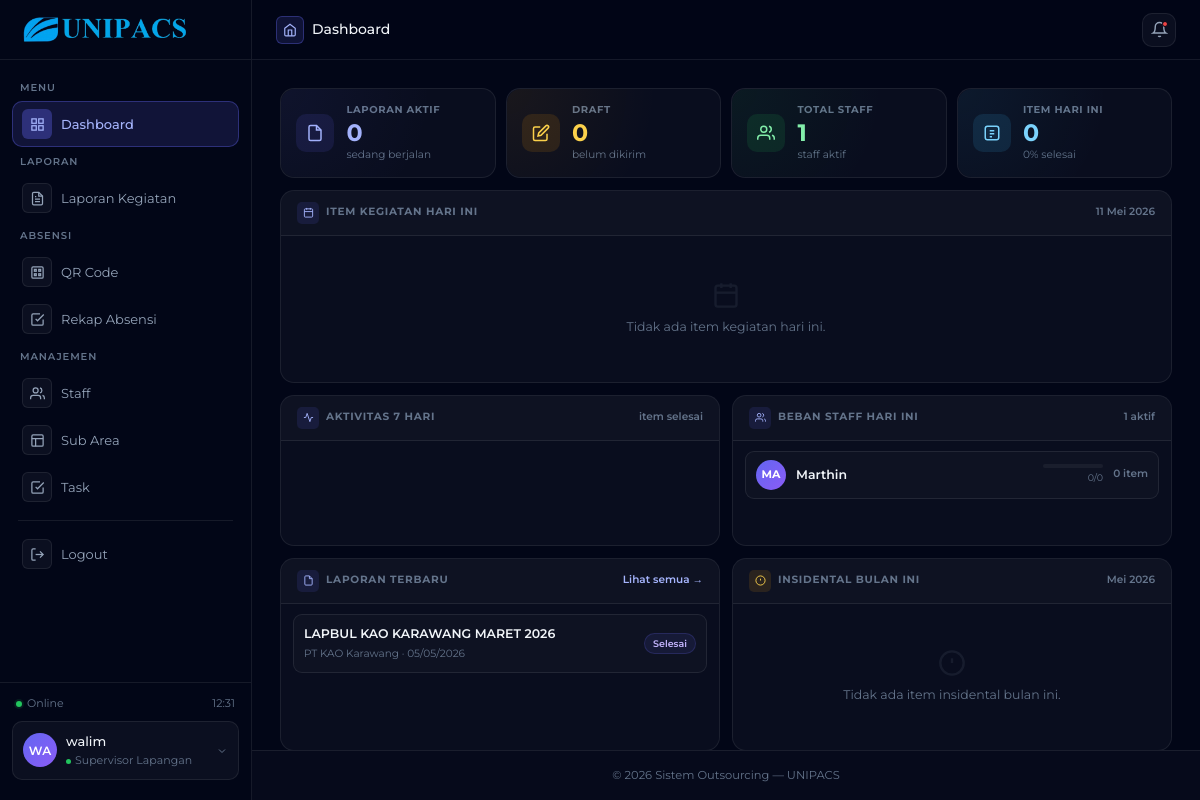
The app's page /supervisor/ (signed in), older data.
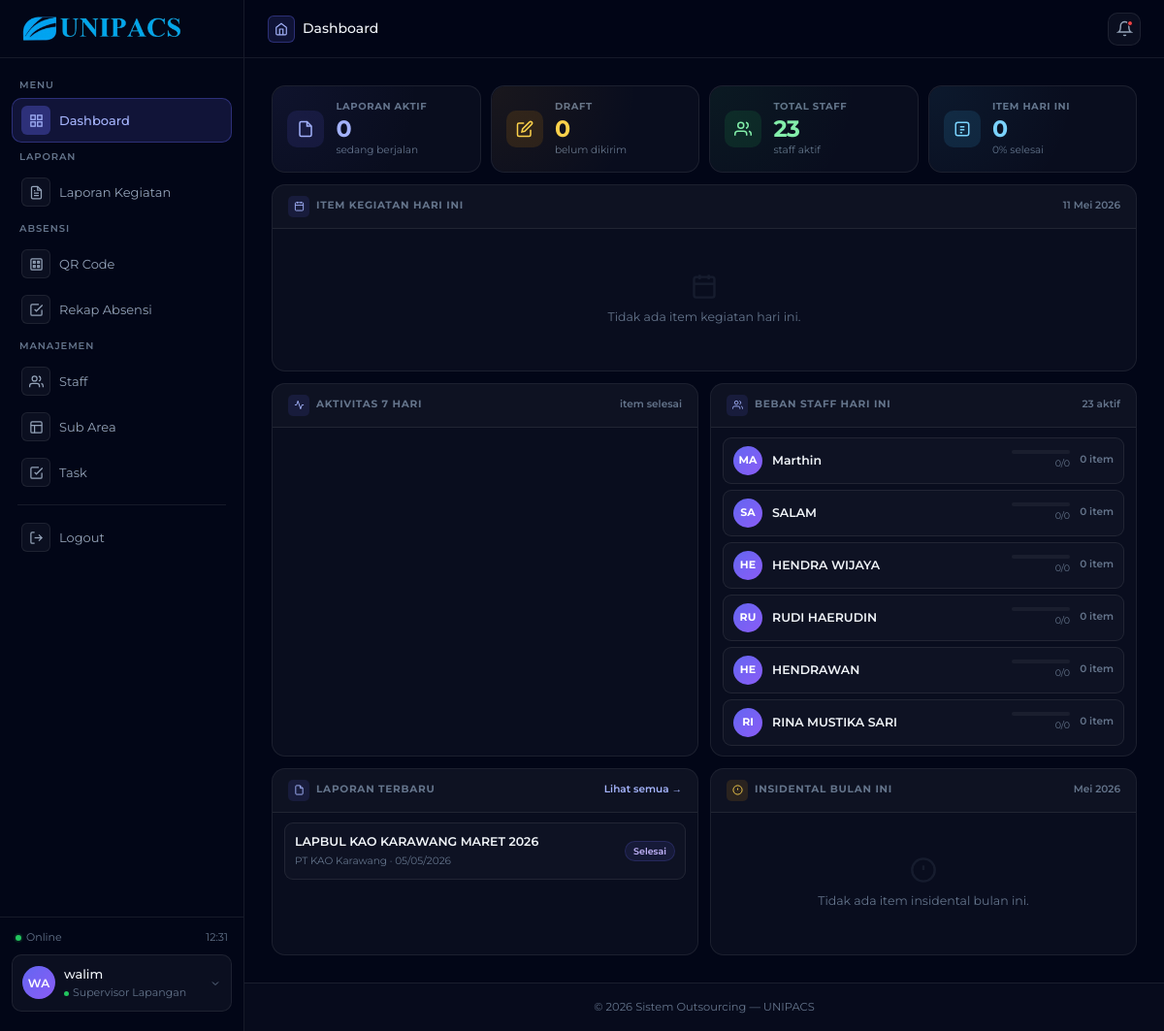
The same page, newer data.
### outsourcing/models.py (models this page shows, shortened)
class User(AbstractUser):
    role = models.CharField(
        max_length=30,
        choices=RoleChoices.choices,
        default=RoleChoices.STAFF,
    )
    nama_lengkap = models.CharField(max_length=150, blank=True)
    jenis_kelamin = models.CharField(
        max_length=1,
        choices=GenderChoices.choices,
        blank=True,
        null=True,
    )
    nik = models.CharField(
        max_length=20,
        blank=True,
        null=True,
        unique=True,
        help_text='NIK / ID Karyawan (contoh: 202403157)',
    )
    telepon      = models.CharField(
        max_length=20,
        blank=True,
        validators=[telepon_validator],
    )
    foto_profil  = models.ImageField(
        upload_to='foto_profil/',
        blank=True,
        null=True,
    )
    dibuat_pada  = models.DateTimeField(auto_now_add=True)
    diubah_pada  = models.DateTimeField(auto_now=True)
    class Meta:
        verbose_name        = 'Pengguna'
        verbose_name_plural = 'Pengguna'
        ordering            = ['nama_lengkap']

class LaporanKegiatan(models.Model):
    perusahaan    = models.ForeignKey(
        Perusahaan,
        on_delete=models.CASCADE,
        related_name='laporan_kegiatan',
    )
    jenis_jasa    = models.ForeignKey(
        JenisJasa,
        on_delete=models.CASCADE,
        related_name='laporan_kegiatan',
    )
    area          = models.ForeignKey(
        AreaKerja,
        on_delete=models.CASCADE,
        related_name='laporan_kegiatan',
    )
    supervisor    = models.ForeignKey(
        User,
        on_delete=models.CASCADE,
        related_name='laporan_yang_dibuat',
        limit_choices_to={'role': RoleChoices.SUPERVISOR},
    )
    nama_laporan    = models.CharField(max_length=200)
    tanggal_laporan = models.DateField()
    status          = models.CharField(
        max_length=20,
        choices=StatusLaporan.choices,
        default=StatusLaporan.DRAFT,
    )
    catatan         = models.TextField(blank=True)
    dibuat_pada     = models.DateTimeField(auto_now_add=True)
    diubah_pada     = models.DateTimeField(auto_now=True)
    objects = models.Manager()
    class Meta:
        verbose_name        = 'Laporan Kegiatan'
        verbose_name_plural = 'Laporan Kegiatan'
        ordering            = ['-tanggal_laporan', 'perusahaan']
        indexes             = [
            models.Index(fields=['status'], name='idx_laporan_status'),
            models.Index(fields=['perusahaan', 'tanggal_laporan'], name='idx_laporan_perusahaan_tgl'),
            models.Index(fields=['supervisor', 'status'], name='idx_laporan_supervisor_status'),
        ]

class Perusahaan(models.Model):
    nama_perusahaan = models.CharField(max_length=200)
    alamat          = models.TextField()
    telepon         = models.CharField(max_length=20, blank=True)
    email           = models.EmailField(blank=True)
    jenis_jasa      = models.ManyToManyField(
        JenisJasa,
        related_name='perusahaan',
        blank=True,
    )
    customer        = models.OneToOneField(
        User,
        on_delete=models.SET_NULL,
        null=True,
        blank=True,
        related_name='perusahaan_customer',
        limit_choices_to={'role': RoleChoices.CUSTOMER},
    )
    foto_perusahaan  = models.ImageField(
        upload_to='foto_perusahaan/',
        blank=True,
        null=True,
    )
    is_active    = models.BooleanField(default=True)
    dibuat_pada = models.DateTimeField(auto_now_add=True)
    diubah_pada = models.DateTimeField(auto_now=True)
    objects = models.Manager()
    aktif   = AktifManager()
    class Meta:
        verbose_name        = 'Perusahaan'
        verbose_name_plural = 'Perusahaan'
        ordering            = ['nama_perusahaan']

### outsourcing/views/supervisor/dashboard.py (the view)
@supervisor_required
def dashboard_view(request):
    user  = request.user
    today = timezone.now().date()
    laporan_aktif  = LaporanKegiatan.objects.filter(supervisor=user, status='aktif').count()
    laporan_draft  = LaporanKegiatan.objects.filter(supervisor=user, status='draft').count()
    laporan_selesai = LaporanKegiatan.objects.filter(supervisor=user, status='selesai').count()
    total_staff = StaffSupervisor.objects.filter(
        supervisor=user, is_active=True
    ).count()
    item_hari_ini = (
        ItemKegiatan.objects
        .filter(laporan__supervisor=user, tanggal=today)
        .select_related('laporan', 'sub_area')
        .prefetch_related('staff')
        .order_by('jam_mulai')
    )
    total_item_hari_ini  = item_hari_ini.count()
    item_terjadwal_count = item_hari_ini.filter(status='terjadwal').count()
    item_progress_count  = item_hari_ini.filter(status='on_progress').count()
    item_selesai_count   = item_hari_ini.filter(status='selesai').count()
    pct_selesai = (
        round(item_selesai_count / total_item_hari_ini * 100)
        if total_item_hari_ini else 0
    )
    item_pending = item_hari_ini.exclude(status='selesai')
    from datetime import timedelta
    week_data = []
    for i in range(6, -1, -1):
        day = today - timedelta(days=i)
        selesai = ItemKegiatan.objects.filter(
            laporan__supervisor=user,
            tanggal=day,
            status='selesai'
        ).count()
        total_day = ItemKegiatan.objects.filter(
            laporan__supervisor=user,
            tanggal=day
        ).count()
        week_data.append({
            'label': day.strftime('%a'),
            'date' : day.strftime('%d/%m'),
            'selesai': selesai,
            'total'  : total_day,
        })
        staff_ids = StaffSupervisor.objects.filter(
            supervisor=user,
            is_active=True
        ).values_list('staff_id', flat=True)
        from outsourcing.models import User as AppUser
        staff_list = (
            AppUser.objects
            .filter(id__in=staff_ids)
            .annotate(
                item_hari_ini_count=Count(
                    'item_kegiatan_saya',
                    filter=Q(item_kegiatan_saya__tanggal=today)
                ),
                item_selesai_count=Count(
                    'item_kegiatan_saya',
                    filter=Q(
                        item_kegiatan_saya__tanggal=today,
                        item_kegiatan_saya__status='selesai'
                    )
                )
            )
            .order_by('-item_hari_ini_count')[:6]
        )
    laporan_terbaru = (
        LaporanKegiatan.objects
        .filter(supervisor=user)
        .select_related('perusahaan', 'area')
        .order_by('-tanggal_laporan')[:5]
    )
    item_insidental = (
        ItemKegiatan.objects
        .filter(
            laporan__supervisor=user,
            is_insidental=True,
            tanggal__month=today.month,
            tanggal__year=today.year,
        )
        .select_related('laporan', 'sub_area')
        .prefetch_related('staff')
        .order_by('-tanggal')[:5]
    )
    context = {
        'laporan_aktif'   : laporan_aktif,
        'laporan_draft'   : laporan_draft,
        'laporan_selesai' : laporan_selesai,
        'total_staff'     : total_staff,
        'item_hari_ini'        : item_hari_ini,
        'item_pending'         : item_pending,
        'total_item_hari_ini'  : total_item_hari_ini,
        'item_terjadwal_count' : item_terjadwal_count,
        'item_progress_count'  : item_progress_count,
        'item_selesai_count'   : item_selesai_count,
        'pct_selesai'          : pct_selesai,
        'week_data_json' : json.dumps(week_data),
        'staff_list'      : staff_list,
        'laporan_terbaru' : laporan_terbaru,
        'item_insidental' : item_insidental,
        'today'           : today,
        'page_title'      : 'Dashboard',
    }
    return render(request, 'supervisor/dashboard.html', context)

### outsourcing/templates/supervisor/dashboard.html (shortened to what the changed rows need)
{% extends 'supervisor/base_supervisor.html' %}
{% load static %}
{% block content %}
<div class="dash-grid">
    <div class="stat-row">
        <div class="stat-card c-grn">
            <div class="stat-info">
                <div class="stat-lbl">Total Staff</div>
                <div class="stat-val" style="color:#86efac">{{ total_staff }}</div>
                <div class="stat-sub">staff aktif</div>
            </div>
        </div>
    </div>
    <div class="two-col">
        <div class="today-section">
            <div class="section-head">
                <div class="section-title">
                    <div class="section-icon">
                    </div>
                    Beban Staff Hari Ini
                </div>
                <span class="section-badge">{{ total_staff }} aktif</span>
            </div>
            <div class="staff-list">
                {% for staff in staff_list %}
                <div class="staff-row">
                    <div class="staff-avatar">
                        {{ staff.nama_lengkap|slice:":2"|upper }}
                    </div>
                    <div class="staff-name">{{ staff.nama_lengkap }}</div>
                    <div class="staff-prog-wrap">
                        <div class="staff-prog-track">
                        </div>
                        <div class="staff-prog-lbl">
                            {{ staff.item_selesai_count }}/{{ staff.item_hari_ini_count }}
                        </div>
                    </div>
                    <div class="staff-count">{{ staff.item_hari_ini_count }} item</div>
                </div>
                {% empty %}
                <div class="item-empty">
                    <svg viewBox="0 0 24 24" fill="none" stroke="currentColor" stroke-width="2"><path d="M17 21v-2a4 4 0 0 0-4-4H5a4 4 0 0 0-4 4v2"/><circle cx="9" cy="7" r="4"/></svg>
                    Belum ada staff aktif.
                </div>
                {% endfor %}
            </div>
        </div>
    </div>
    <div class="two-col">
        <div class="today-section">
            <div class="lap-list">
                {% for lap in laporan_terbaru %}
                <a href="{% url 'supervisor_laporan_detail' lap.pk %}" class="lap-row">
                    <div class="lap-info">
                        <div class="lap-name">{{ lap.nama_laporan }}</div>
                        <div class="lap-sub">{{ lap.perusahaan.nama_perusahaan }} · {{ lap.tanggal_laporan|date:"d/m/Y" }}</div>
                    </div>
                    <span class="lap-badge {% if lap.status == 'aktif' %}lb-aktif{% elif lap.status == 'draft' %}lb-draft{% else %}lb-selesai{% endif %}">
                        {% if lap.status == 'aktif' %}Aktif{% elif lap.status == 'draft' %}Draft{% else %}Selesai{% endif %}
                    </span>
                </a>
                {% empty %}
                <div class="item-empty">
                    <svg viewBox="0 0 24 24" fill="none" stroke="currentColor" stroke-width="2"><path d="M14 2H6a2 2 0 0 0-2 2v16a2 2 0 0 0 2 2h12a2 2 0 0 0 2-2V8z"/><polyline points="14 2 14 8 20 8"/></svg>
                    Belum ada laporan.
                </div>
                {% endfor %}
            </div>
        </div>
    </div>
</div>
{% endblock %}

Row changes from the older to the newer data that the page shows:
added User: nama_lengkap "SA", nama_lengkap "SALAM", item_selesai_count "0", item_hari_ini_count "0"
added User: nama_lengkap "HE", nama_lengkap "HENDRA WIJAYA", item_selesai_count "0", item_hari_ini_count "0"
added User: nama_lengkap "RU", nama_lengkap "RUDI HAERUDIN", item_selesai_count "0", item_hari_ini_count "0"
added User: nama_lengkap "HE", nama_lengkap "HENDRAWAN", item_selesai_count "0", item_hari_ini_count "0"
added User: nama_lengkap "RI", nama_lengkap "RINA MUSTIKA SARI", item_selesai_count "0", item_hari_ini_count "0"
Text that changed along with them:
{{ total_staff }}: "1" → "23"
